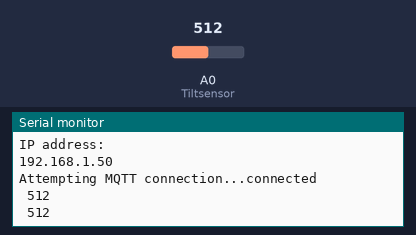
A sketch run on a simulated ESP8266 (NodeMCU). On the bench: the last lines printed to the serial monitor. The test bench sets the inputs (shaded band); at power-on: A0 (Tiltsensor) = 512. WiFi joins after 1.5 s; servers stay silent unless stated; random numbers use the default seed unless the sketch sets one; no MQTT or app messages arrive unless stated.

Above: at 2.8 s.
2.9 s: A0 (Tiltsensor) set to 610
At 3.3 s:
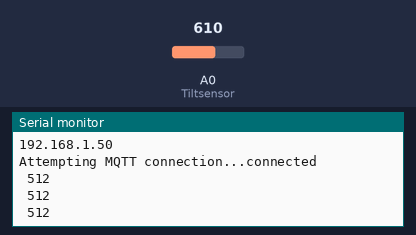
4.4 s: A0 (Tiltsensor) set to 590
At 5.1 s:
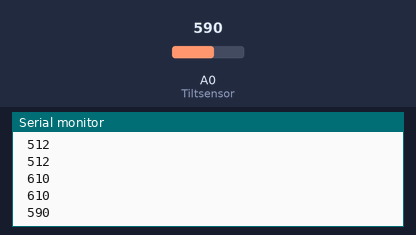
Timing chart, 0 to 7.4 s (numbered marks = the images above; inputs shaded):
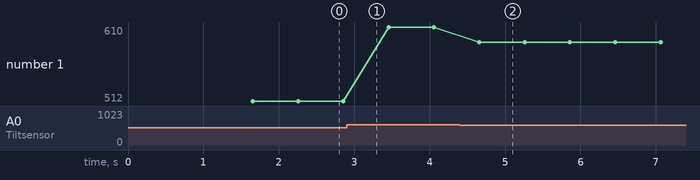

The sketch:

tilt_code.ino
```cpp
#include <ESP8266WiFi.h>
#include <PubSubClient.h>
//
#define Tiltsensor A0

const char* ssid = "";//put your hotspot ssid here
const char* password = "";// put your hotspot password here
const char* mqtt_server = "";


WiFiClient espClient;
PubSubClient client(espClient);
long lastMsg = 0;
char msg[50];
int value = 0;
int threhold=10;
void setup_wifi() {
   delay(100);

    Serial.print("Connecting to ");
    Serial.println(ssid);
    WiFi.begin(ssid, password);
    while (WiFi.status() != WL_CONNECTED)
    {
      delay(500);
      Serial.print(".");
    }
  randomSeed(micros());
  Serial.println("");
  Serial.println("WiFi connected");
  Serial.println("IP address: ");
  Serial.println(WiFi.localIP());
}

void callback(char* topic, byte* payload, unsigned int length)
{
}

void reconnect() {
  // Loop until we're reconnected
  while (!client.connected())
  {
    Serial.print("Attempting MQTT connection...");
    // Create a random client ID
    String clientId = "ESP8266Client-";
    clientId += String(random(0xffff), HEX);

    if (client.connect(clientId.c_str()))
    {
      Serial.println("connected");

    }
     else {
      Serial.print("failed, rc=");
      Serial.print(client.state());
      Serial.println(" try again in 5 seconds");
      // Wait 6 seconds before retrying
      delay(6000);
    }
  }
} //end reconnect()

void setup() {
  Serial.begin(115200);
  setup_wifi();
  client.setServer(mqtt_server, 1883);//the default mqqt port is 1883.
  client.setCallback(callback);
}


int prev1=0;
int prev2=0;
int count=0;

void loop() {
  if (!client.connected()) {
    reconnect();
  }
  client.loop();
  long now = millis();
  //send data every 6 second


  if (now - lastMsg > 600) {
     lastMsg = now;
    int val=analogRead(Tiltsensor);
     String msg=" ";
     msg= msg+ val;
    Serial.println(msg);
    char message[58];

    if(val<1000 ){
      count++;
    }
    else if(val>1000){
      count = 0;
    }

    if(count>60){
       msg = "fall detected";
       msg.toCharArray(message,58);
       Serial.println(message);
      client.publish("User_falls", message);
      count = 0;
    }

    if(val>1000 && prev1<20 && prev2>1000){
       msg = "fall detected";
       msg.toCharArray(message,58);
       Serial.println(message);
      client.publish("User_falls", message);
    }
    else if(val<20 && prev1>1000 && prev2<20){
       msg = "fall detected";
      msg.toCharArray(message,58);
      Serial.println(message);
      client.publish("User_falls", message);
    }

    prev2 = prev1;
    prev1 = val;


  }
}
```

Measured:
- after the input at 4.4 s, the serial monitor: prints a new line after 0.26 s (image 2)
- plotted number 1: 512 → 610 after the input at 2.9 s, 610 → 590 after the input at 4.4 s
